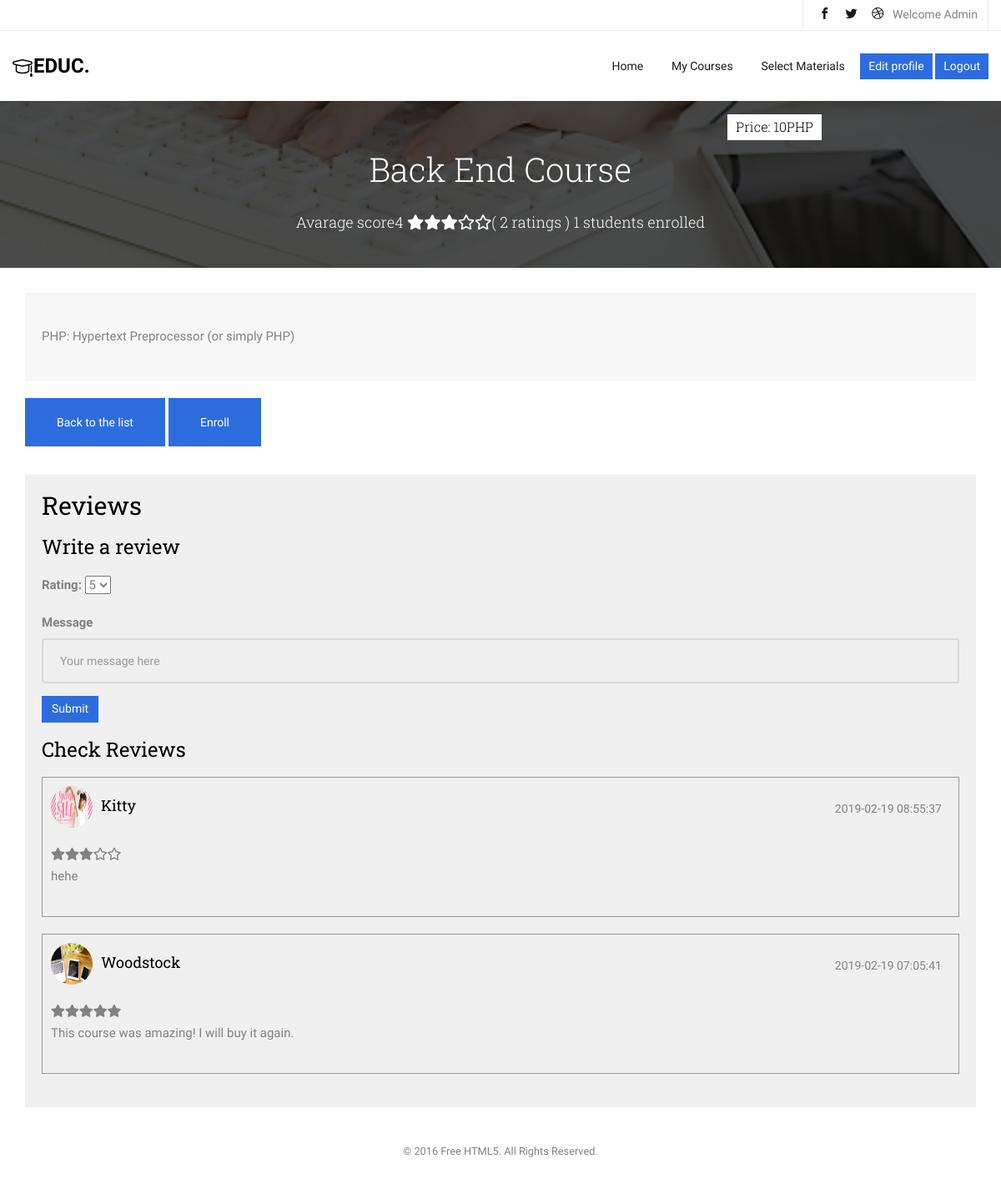
/user/selectedcourse.php?courseID=8 (signed in), run on the app's committed database.
### tables this page shows
CREATE TABLE `student` (
  `studentID` int(11) NOT NULL,
  `studentName` varchar(50) NOT NULL,
  `studentAdress` varchar(50) NOT NULL,
  `studentBirthdate` date NOT NULL,
  `studentBiography` varchar(200) NOT NULL,
  `loginID` int(11) NOT NULL,
  `studentPicture` varchar(100) NOT NULL
);

CREATE TABLE `course` (
  `courseID` int(11) NOT NULL,
  `courseName` varchar(50) NOT NULL,
  `courseDetails` varchar(50) NOT NULL,
  `coursePrice` int(50) NOT NULL,
  `coursePicture` varchar(100) NOT NULL,
  `loginID` int(11) NOT NULL
);

CREATE TABLE `feedback` (
  `feedbackID` int(11) NOT NULL,
  `rating` int(11) NOT NULL,
  `message` varchar(200) NOT NULL,
  `studentID` int(11) NOT NULL,
  `courseID` int(11) NOT NULL,
  `dateAdded` timestamp NOT NULL DEFAULT CURRENT_TIMESTAMP
);

### classes/User.php (called while the page is built, shortened)
<?php
require_once "Config.php";
class User extends Config
{
    public function echo_student($loginID)
    {
        $sql = "SELECT * FROM student WHERE loginID='$loginID'";
        $result = $this->conn->query($sql);
        if ($result->num_rows > 0) {
            $row = $result->fetch_assoc();
            return $row;
        }
    }
    public function get_course_not_enrolled($studentID, $courseID)
    {
        $sql = "SELECT * FROM course WHERE courseID = $courseID AND courseID NOT IN
                (SELECT courseID FROM usercourse WHERE studentID = $studentID AND courseID = $courseID)";
        $result = $this->conn->query($sql);
        if ($result->num_rows == 0) {
            return false;
        } else {
            return true;
        }
    }
    public function course_limit($studentID)
    {
        $sql = "SELECT count(*) as course_number FROM usercourse WHERE studentID = $studentID AND status = 'studying'";
        $result = $this->conn->query($sql);
        $row = $result->fetch_assoc();
        if ($row['course_number'] < '2') {
            return true;
        } else {
            return false;
        }
    }
}

### classes/Feedback.php (called while the page is built, shortened)
<?php
require_once "Config.php";
class Feedback extends Config
{
    public function check_feedback($studentID, $courseID)
    {
        $sql = "SELECT * FROM feedback WHERE studentID = '$studentID' AND courseID = '$courseID'";
        $result = $this->conn->query($sql);
        return false;
    }
    public function get_feedback($courseID)
    {
        $sql = "SELECT * FROM feedback
        INNER JOIN student ON student.studentID = feedback.studentID WHERE feedback.courseID = $courseID ORDER BY dateAdded DESC";
        $result = $this->conn->query($sql);
        if ($result->num_rows > 0) {
            $rows = array();
            while ($row = $result->fetch_assoc()) {
                $rows[] = $row;
            }
            return $rows;
        } else {
            echo $this->conn->error;
        }
    }
    public function avarage_feedback($courseID)
    {
        $sql = "SELECT * FROM feedback WHERE courseID = '$courseID'";
        $result = $this->conn->query($sql);
        if ($result->num_rows > 0) {
            $total = 0;
            $rows = array();
            while ($row = $result->fetch_assoc()) {
                $feedback = $row['rating'];
                $total += $feedback;
                $rows[] = $row;
            }
            $totalReview = count($rows);
            $avg = $total / $totalReview;
            return $avg;
        } else {
            return false;
        }
    }
}

### user/selectedcourse.php (the view, shortened to what this page needs)
<?php
include 'common/head.php';
include_once '../classes/Course.php';
include_once '../classes/Feedback.php';
?>
<aside class="not-slide selectedcourse">
	<div class="flexslider">
		<ul class="slides">
			<li style="background-image: <?php
$course = new Course;
$courseID = $_GET['courseID'];
$row = $course->get_course_by_courseID($courseID);
echo 'url(../' . $row['coursePicture'] . ')';?>
;">
				<div class="container">
					<div class="row">
						<div class="col-md-8 col-md-offset-2 text-center slider-text">
							<div class="slider-text-inner">
								<h1 class="heading-section">
									<?php
echo $row['courseName'];
?> Course<br>
									<span class="price">
										Price:
										<?php
echo $row['coursePrice'];
?>PHP</span>
<span class="score_etc">
<?php
$feedback_avg = new Feedback;
$feedback_avg = $feedback_avg->avarage_feedback($courseID);
if ($feedback_avg) {
    echo "Avarage score" . $feedback_avg . " ";
    if ($feedback_avg == 5) {
        echo '<i class="fas fa-star"></i><i class="fas fa-star"></i><i class="fas fa-star"></i><i class="fas fa-star"></i><i class="fas fa-star"></i>';
    } elseif ($feedback_avg > 4) {
        echo '<i class="fas fa-star"></i><i class="fas fa-star"></i><i class="fas fa-star"></i><i class="fas fa-star"></i><i class="far fa-star"></i>';
    } elseif ($feedback_avg > 3) {
        echo '<i class="fas fa-star"></i><i class="fas fa-star"></i><i class="fas fa-star"></i><i class="far fa-star"></i><i class="far fa-star"></i>';
    } elseif ($feedback_avg > 2) {
        echo '<i class="fas fa-star"></i><i class="fas fa-star"></i><i class="far fa-star"></i><i class="far fa-star"></i><i class="far fa-star"></i>';
    } elseif ($feedback_avg > 1) {
        echo '<i class="fas fa-star"></i><i class="far fa-star"></i><i class="far fa-star"></i><i class="far fa-star"></i><i class="far fa-star"></i>';
    } elseif ($feedback_avg = 1) {
        echo '<i class="fas fa-star"></i><i class="far fa-star"></i><i class="far fa-star"></i><i class="far fa-star"></i><i class="far fa-star"></i>';
    } else {
        echo '';
    }
    echo '( ';
    echo ' ratings ) ';
} else {
    echo "This course has not been rated yet.  ";
}
$course_count = new Course;
$courseID = $_GET['courseID'];
$student_num = $course_count->count_usercourse_by_courseID($courseID);
?>
 students enrolled
</span>
								</h1>
							</div>
						</div>
					</div>
				</div>
			</li>
		</ul>
	</div>
</aside>
<div class="container">
	<div class="col-lg-12 col-md-12">
        <div class="animate-box blog
        ">
			<div class="blog-text">
				<p class="intro-text">
					<?php
echo $row['courseDetails'];
?>
				</p>
			</div>
		</div>
		<div class="accordion" id="accordionExample">
			<ul class="usermaterial">
				<?php
$courseID = $row['courseID'];
$studentID = $_SESSION['studentID'];
$result = $user->get_course_not_enrolled($studentID, $courseID);
if ($result) {
    $studentID = $_SESSION['studentID'];
    $result_limit = $user->course_limit($studentID);
    if ($result_limit) {
        echo "<a href='index.php' class='btn btn-primary btn-lg btn-reg'>Back to the list</a>";
        echo "<a href='course_enroll.php?courseID=$courseID' class='btn btn-primary btn-lg btn-reg'>Enroll</a>";
    } else {
        echo "<a href='index.php' class='btn btn-primary btn-lg btn-reg'>Back to the list</a>";
        echo "<div class='btn btn-white border-primary btn-lg btn-reg notyet'>You cannot enroll now</div>";
    }
}
?>
</div>
<div class="col-lg-12 col-md-12" id="review-box">
	<h2>Reviews</h2>
	<?php
$check_feedback = new Feedback;
$result_check = $check_feedback->check_feedback($studentID, $courseID);
if ($result_check) {
    echo '<p>Thank you for your feedback!</p>';
} else {
    echo '	<h3>Write a review</h3>
          <form action="" method="post" enctype="multipart/form-data">
					<div class="row form-group">
						<div class="col-md-12">
						<label for="birthdate">Rating:</label>
							<select id="course" name="rating">
								<option value="5">5</option>
								<option value="4">4</option>
								<option value="3">3</option>
								<option value="2">2</option>
								<option value="1">1</option>
           					</select>
						</div>
					</div>
					<div class="row form-group">
						<div class="col-md-12">
							<label for="birthdate">Message</label>
							<input type="text" name="message" class="form-control" placeholder="Your message here">
						</div>
					</div>
					<div class="form-group">
						<input type="submit" name="review" value="Submit" class="btn btn-primary">
					</div>
				</form>
	';
}
echo '
	<h3>Check Reviews</h3>
';
$courseID = $_GET['courseID'];
$get_feedback = new Feedback;
$result_feedback = $get_feedback->get_feedback($courseID);
if ($result_feedback) {
    foreach ($result_feedback as $row) {
        echo '
		<div class="card review-box" class="w-100 border-primary">
		  <h4><span class="studentpic"><img src="../' . $row['studentPicture'] . '" class="studentpic"></span>'
            . $row['studentName'] . '</h4>
		<span class="time">' . $row['dateAdded'] . '</span>
  <div class="card-body">
  <span>';
        if ($row['rating'] == 5) {
            echo '<i class="fas fa-star"></i><i class="fas fa-star"></i><i class="fas fa-star"></i><i class="fas fa-star"></i><i class="fas fa-star"></i>';
        } elseif ($row['rating'] == 4) {
            echo '<i class="fas fa-star"></i><i class="fas fa-star"></i><i class="fas fa-star"></i><i class="fas fa-star"></i><i class="far fa-star"></i>';
        } elseif ($row['rating'] == 3) {
            echo '<i class="fas fa-star"></i><i class="fas fa-star"></i><i class="fas fa-star"></i><i class="far fa-star"></i><i class="far fa-star"></i>';
        } elseif ($row['rating'] == 2) {
            echo '<i class="fas fa-star"></i><i class="fas fa-star"></i><i class="far fa-star"></i><i class="far fa-star"></i><i class="far fa-star"></i>';
        } elseif ($row['rating'] == 1) {
            echo '<i class="fas fa-star"></i><i class="far fa-star"></i><i class="far fa-star"></i><i class="far fa-star"></i><i class="far fa-star"></i>';
        } else {
            echo '<i class="fas fa-star"></i><i class="far fa-star"></i><i class="far fa-star"></i><i class="far fa-star"></i><i class="far fa-star"></i>';
        }
        echo '
   </span>
    <p class="card-text">' . $row['message'] . '</p>
  </div>
</div>
		';
    }
} else {
    echo 'No reviews yet.';
}
?>
</div>
</div>
</div>
		</div>
		<footer>
			<div class="container">
				<div class="row copyright">
					<div class="col-md-12 text-center p-5">
						<p class="">
							<small class="block">&copy; 2016 Free HTML5. All Rights Reserved.</small>
						</p>
					</div>
				</div>
		</footer>
	</body>
	</html>

### user/common/head.php (shortened to what this page needs)
<?php
include_once '../classes/User.php';
$user = new User;
$user->login_required();
?>
 <!DOCTYPE HTML>
<html><head>
	<link rel="stylesheet" href="https://use.fontawesome.com/releases/v5.7.2/css/all.css">
	<link rel="stylesheet" href="../common/css/animate.css">
	<link rel="stylesheet" href="../common/css/icomoon.css">
	<link rel="stylesheet" href="../common/css/bootstrap.css">
	<link rel="stylesheet" href="../common/css/magnific-popup.css">
	<link rel="stylesheet" href="../common/css/flexslider.css">
	<link rel="stylesheet" href="../common/css/pricing.css">
	<link rel="stylesheet" href="../common/css/style.css">
	<link rel="stylesheet" href="../common/css/common.css">
	<link rel="stylesheet" href="../common/css/common.css">
</head>
<body>
	<div id="page">
		<nav class="fh5co-nav" role="navigation">
			<div class="top">
				<div class="container">
					<div class="row">
						<div class="col-xs-12 text-right">
							<ul class="fh5co-social">
								<li><a href="#"><i class="icon-facebook2"></i></a></li>
								<li><a href="#"><i class="icon-twitter2"></i></a></li>
								<li><a href="#"><i class="icon-dribbble2"></i></a></li>
								<li>Welcome
								<?php
$loginID = $_SESSION['loginID'];
$row = $user->echo_student($loginID);
echo $row['studentName'];
?></li>
							</ul>
						</div>
					</div>
				</div>
			</div>
			<div class="top-menu">
				<div class="container">
					<div class="row">
						<div class="col-xs-2">
							<div id="fh5co-logo"><a href="index.php"><i class="icon-study"></i>Educ<span>.</span></a></div>
						</div>
						<div class="col-xs-10 text-right menu-1">
							<ul>
								<li><a href="index.php">Home</a></li>
								<li><a href="courses.php">My Courses</a></li>
								<li class="has-dropdown">
									<span class="not-a">Select Materials</span>
								</li>
								<li class="btn-cta">
<a href="edituser.php?loginID=
								<?php
$loginID = $_SESSION['loginID'];
$user = new User;
echo $loginID;
?>
&action=1.php"><span>Edit profile</span></a>
</li>
								<li class="btn-cta"><a href="logout.php"><span>Logout</span></a></li>
							</ul>
						</div>
					</div>
				</div>
				</div>
		</nav>

### common/css/icomoon.css (style rules this page uses)
[class^="icon-"], [class*=" icon-"] { font-family: 'icomoon' !important; speak: none; font-style: normal; font-weight: normal; font-variant: normal; text-transform: none; line-height: 1; -webkit-font-smoothing: antialiased; -moz-osx-font-smoothing: grayscale; }
.icon-study:before { content: "\e924"; }
.icon-facebook2:before { content: "\eac0"; }
.icon-twitter2:before { content: "\eac6"; }
.icon-dribbble2:before { content: "\ead7"; }

### common/css/flexslider.css (style rules this page uses)
.slides, .slides>li, .flex-control-nav, .flex-direction-nav { margin: 0; padding: 0; list-style: none; }
.flexslider { margin: 0; padding: 0; }
.flexslider .slides>li { display: none; -webkit-backface-visibility: hidden; }
.flexslider .slides:after { display: block; clear: both; visibility: hidden; line-height: 0; height: 0; }
.flexslider { margin: 0 0 30px; background: #ffffff; border: 4px solid #ffffff; position: relative; zoom: 1; -webkit-border-radius: 4px; -moz-border-radius: 4px; border-radius: 4px; -webkit-box-shadow: ''0 1px 4px rgba(0, 0, 0, 0.2); -moz-box-shadow: ''0 1px 4px rgba(0, 0, 0, 0.2); -o-box-shadow: ''0 1px 4px rgba(0, 0, 0, 0.2); box-shadow: ''0 1px 4px rgba(0, 0, 0, 0.2); }
.flexslider .slides { zoom: 1; }

### common/css/style.css (style rules this page uses)
body { font-family: "Source Sans Pro", Arial, sans-serif; font-weight: 400; font-size: 15px; line-height: 1.7; color: #828282; background: #fff; }
#page { position: relative; overflow-x: hidden; width: 100%; height: 100%; -webkit-transition: 0.5s; -o-transition: 0.5s; transition: 0.5s; }
a { color: #2D6CDF; -webkit-transition: 0.5s; -o-transition: 0.5s; transition: 0.5s; }
p { margin-bottom: 20px; }
h1, h2, h3, h4, h5, h6, figure { color: #000; font-family: "Roboto Slab", serif; font-weight: 400; margin: 0 0 20px 0; }
.fh5co-nav { width: 100%; padding: 0; z-index: 1001; }
.fh5co-nav .top-menu { padding: 22px 0; }
.fh5co-nav .top { border-bottom: 1px solid rgba(0, 0, 0, 0.08); padding: 0px 0; margin-bottom: 0; }
.fh5co-nav .top .num, .fh5co-nav .top .fh5co-social, .fh5co-nav .top .site { display: inline-block; margin: 0; padding: 5px 12px; }
.fh5co-nav .top .fh5co-social { margin: 0; border-left: 1px solid rgba(0, 0, 0, 0.08); border-right: 1px solid rgba(0, 0, 0, 0.08); }
.fh5co-nav .top .fh5co-social li { font-size: 14px; display: inline-block; }
.fh5co-nav .top .fh5co-social li a { padding: 7px 7px; }
.fh5co-nav .top .fh5co-social li a i { font-size: 14px; }
.fh5co-nav #fh5co-logo { font-size: 24px; margin: 0; padding: 0; text-transform: uppercase; font-weight: bold; font-weight: 700; font-family: "Source Sans Pro", Arial, sans-serif; }
.fh5co-nav #fh5co-logo a { color: #000; position: relative; padding-left: 25px; }
.fh5co-nav #fh5co-logo a span { color: #000; }
.fh5co-nav #fh5co-logo a i { position: absolute; top: 5px; left: 0; }
.fh5co-nav ul { padding: 0; margin: 5px 0 0 0; }
.fh5co-nav ul li { padding: 0; margin: 0; list-style: none; display: inline; font-weight: 300; }
.fh5co-nav ul li a { font-size: 14px; padding: 30px 15px; color: rgba(0, 0, 0, 0.9); -webkit-transition: 0.5s; -o-transition: 0.5s; transition: 0.5s; }
.fh5co-nav ul li.has-dropdown { position: relative; }
.fh5co-nav ul li.btn-cta a { padding: 30px 0px !important; color: #fff; }
.fh5co-nav ul li.btn-cta a span { background: #2d6cdf; padding: 4px 10px; display: -moz-inline-stack; display: inline-block; zoom: 1; *display: inline; -webkit-transition: 0.3s; -o-transition: 0.3s; transition: 0.3s; -webkit-border-radius: 1; -moz-border-radius: 1; -ms-border-radius: 1; border-radius: 1; }
#fh5co-offcanvas a { color: rgba(255, 255, 255, 0.5); }
#fh5co-offcanvas ul { padding: 0; margin: 0; }
#fh5co-offcanvas ul li { padding: 0; margin: 0; list-style: none; }
.btn { margin-right: 4px; margin-bottom: 4px; font-family: "Source Sans Pro", Arial, sans-serif; font-size: 16px; font-weight: 400; -webkit-border-radius: 30px; -moz-border-radius: 30px; -ms-border-radius: 30px; border-radius: 30px; -webkit-transition: 0.5s; -o-transition: 0.5s; transition: 0.5s; padding: 8px 20px; }
.btn.btn-lg { padding: 18px 36px !important; }
.btn-primary { background: #2D6CDF; color: #fff; border: 2px solid #2D6CDF; }
.form-control { box-shadow: none; background: transparent; border: 2px solid rgba(0, 0, 0, 0.1); height: 54px; font-size: 14px; font-weight: 400; }

### data on the page
student: studentName "Admin"
course: coursePicture (picture), courseName "Back End", coursePrice "10", courseDetails "PHP: Hypertext Preprocessor (or simply PHP)"
feedback: studentID.studentPicture (picture), studentID.studentName "Kitty", dateAdded "2019-02-19 08:55:37", rating 3 (drawn), message "hehe"
feedback: studentID.studentPicture (picture), studentID.studentName "Woodstock", dateAdded "2019-02-19 07:05:41", rating 5 (drawn), message "This course was amazing! I will buy it again."

### other printed values
$feedback_avg "4"
$row['feedback_number_by_courseID'] "2"
$row['course_number_by_courseID'] "1"
